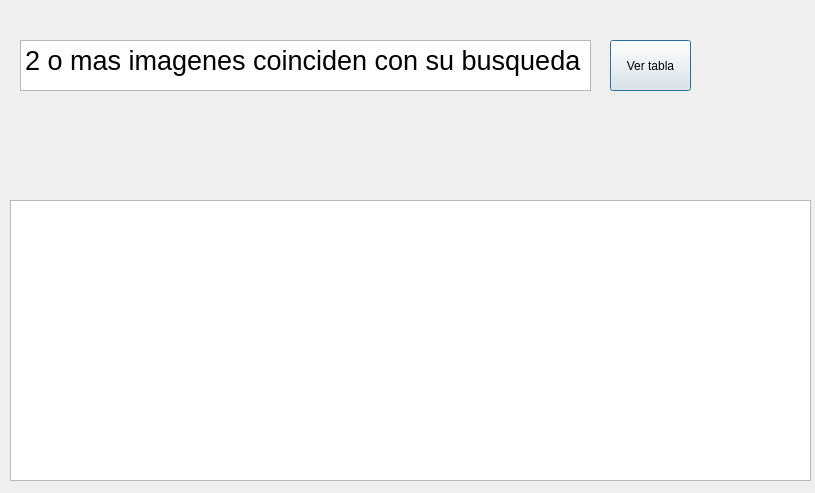
<?xml version="1.0" encoding="UTF-8"?>
<ui version="4.0">
 <class>seleccionFotos</class>
 <widget class="QDialog" name="seleccionFotos">
  <property name="geometry">
   <rect>
    <x>0</x>
    <y>0</y>
    <width>815</width>
    <height>493</height>
   </rect>
  </property>
  <property name="windowTitle">
   <string>Dialog</string>
  </property>
  <widget class="QTableWidget" name="tableWidget">
   <property name="geometry">
    <rect>
     <x>10</x>
     <y>200</y>
     <width>801</width>
     <height>281</height>
    </rect>
   </property>
  </widget>
  <widget class="QTextEdit" name="textEdit">
   <property name="geometry">
    <rect>
     <x>20</x>
     <y>40</y>
     <width>571</width>
     <height>51</height>
    </rect>
   </property>
   <property name="html">
    <string>&lt;!DOCTYPE HTML PUBLIC &quot;-//W3C//DTD HTML 4.0//EN&quot; &quot;http://www.w3.org/TR/REC-html40/strict.dtd&quot;&gt;
&lt;html&gt;&lt;head&gt;&lt;meta name=&quot;qrichtext&quot; content=&quot;1&quot; /&gt;&lt;style type=&quot;text/css&quot;&gt;
p, li { white-space: pre-wrap; }
&lt;/style&gt;&lt;/head&gt;&lt;body style=&quot; font-family:'Cantarell'; font-size:11pt; font-weight:400; font-style:normal;&quot;&gt;
&lt;p style=&quot; margin-top:0px; margin-bottom:0px; margin-left:0px; margin-right:0px; -qt-block-indent:0; text-indent:0px;&quot;&gt;&lt;span style=&quot; font-size:20pt;&quot;&gt;2 o mas imagenes coinciden con su busqueda&lt;/span&gt;&lt;/p&gt;&lt;/body&gt;&lt;/html&gt;</string>
   </property>
  </widget>
  <widget class="QPushButton" name="verButton">
   <property name="geometry">
    <rect>
     <x>610</x>
     <y>40</y>
     <width>81</width>
     <height>51</height>
    </rect>
   </property>
   <property name="text">
    <string>Ver tabla</string>
   </property>
  </widget>
 </widget>
 <resources/>
 <connections/>
</ui>
